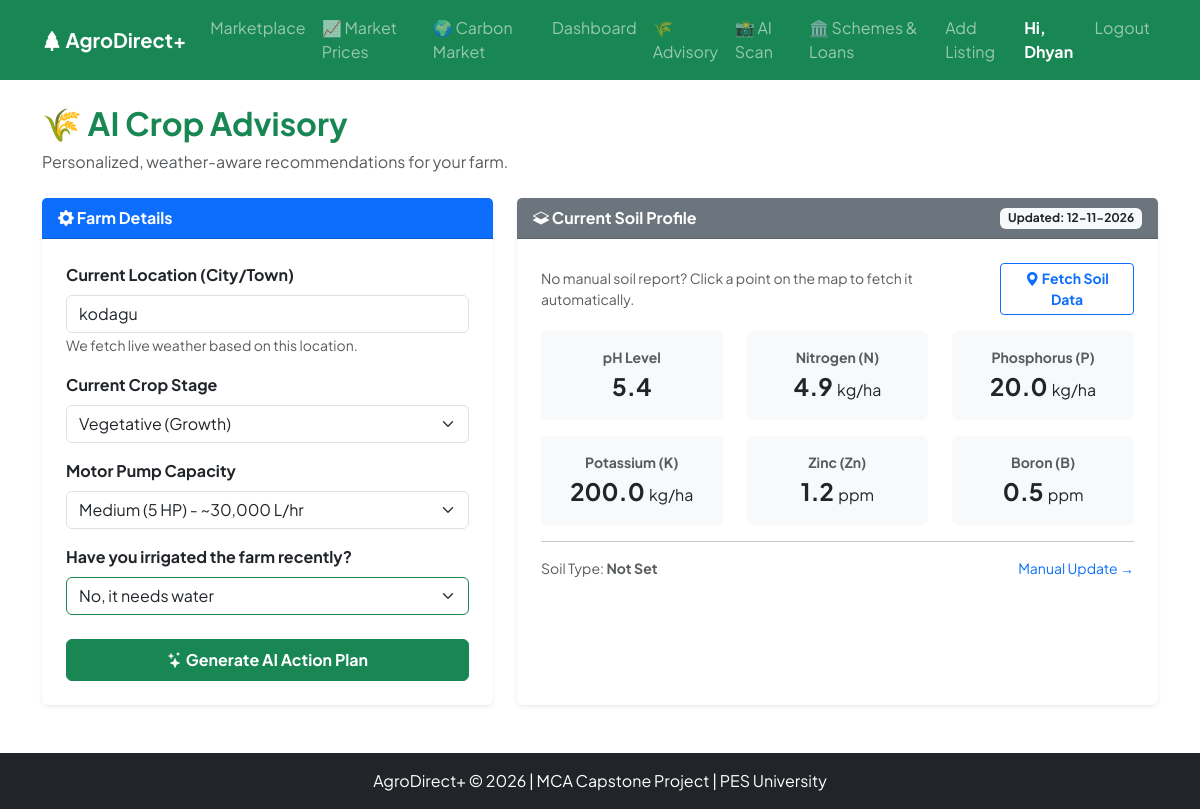
The page /advisory (signed in) on the database its author committed.
### models.py (models this page shows)
class User(UserMixin, db.Model):
    __tablename__ = 'users'
    latitude = db.Column(db.Float)
    longitude = db.Column(db.Float)
    id = db.Column(db.Integer, primary_key=True)
    email = db.Column(db.String(120), unique=True, nullable=False)
    password = db.Column(db.String(200), nullable=False)
    role = db.Column(db.String(20), nullable=False)  # 'farmer', 'buyer', 'admin'
    name = db.Column(db.String(100), nullable=False)
    phone = db.Column(db.String(15))
    state = db.Column(db.String(50))
    district = db.Column(db.String(50))
    location = db.Column(db.String(100)) # NEW: Specific city/town for weather
    language = db.Column(db.String(20), default='English')
    created_at = db.Column(db.DateTime, default=datetime.utcnow)
    land_size_acres = db.Column(db.Float)
    crop_type = db.Column(db.String(50))
    years_experience = db.Column(db.Integer)
    tree_count = db.Column(db.Integer)
    shade_percentage = db.Column(db.Float)
    company_name = db.Column(db.String(150))
    gst_number = db.Column(db.String(20))
    buyer_type = db.Column(db.String(50))
    is_verified = db.Column(db.Boolean, default=False)

class CropStage(db.Model):
    __tablename__ = 'crop_stages'
    id = db.Column(db.Integer, primary_key=True)
    farmer_id = db.Column(db.Integer, db.ForeignKey('users.id'), nullable=False)
    crop_type = db.Column(db.String(50))
    current_stage = db.Column(db.String(50))
    stage_start_date = db.Column(db.Date)
    has_irrigated = db.Column(db.Boolean, default=False) # NEW FIELD
    created_at = db.Column(db.DateTime, default=datetime.utcnow)
    farmer = db.relationship('User', backref='crop_stages')

class SoilReport(db.Model):
    __tablename__ = 'soil_reports'
    id = db.Column(db.Integer, primary_key=True)
    farmer_id = db.Column(db.Integer, db.ForeignKey('users.id'), nullable=False)
    soil_ph = db.Column(db.Float)
    organic_carbon_pct = db.Column(db.Float)
    nitrogen_kg_ha = db.Column(db.Float)
    phosphorus_kg_ha = db.Column(db.Float)
    potassium_kg_ha = db.Column(db.Float)
    zinc_ppm = db.Column(db.Float)
    boron_ppm = db.Column(db.Float)
    soil_moisture = db.Column(db.String(20)) # NEW
    soil_texture = db.Column(db.String(20))  # NEW
    test_date = db.Column(db.Date)
    created_at = db.Column(db.DateTime, default=datetime.utcnow)
    farmer = db.relationship('User', backref='soil_reports')

### app.py (the view)
@app.route('/advisory', methods=['GET', 'POST'])
@login_required
def advisory_dashboard():
    soil = SoilReport.query.filter_by(farmer_id=current_user.id).order_by(SoilReport.created_at.desc()).first()
    stage = CropStage.query.filter_by(farmer_id=current_user.id).order_by(CropStage.created_at.desc()).first()
    return render_template('advisory_dashboard.html', soil=soil, stage=stage)

### app.py (called while the page is built)
@login_manager.user_loader
def load_user(user_id):
    return User.query.get(int(user_id))

### templates/advisory_dashboard.html (shortened to what this page needs)
{% extends "base.html" %}
{% block content %}
<div class="d-flex justify-content-between align-items-center mb-4">
    <div>
        <h2 class="text-success fw-bold">🌾 AI Crop Advisory</h2>
        <p class="text-muted mb-0">Personalized, weather-aware recommendations for your farm.</p>
    </div>
</div>
<div class="row g-4">
    <div class="col-md-5">
        <div class="card shadow-sm border-0 h-100">
            <div class="card-header bg-primary text-white fw-bold">
                <i class="bi bi-gear-fill"></i> Farm Details
            </div>
            <div class="card-body p-4">
                <form method="POST" action="{{ url_for('generate_advisory') }}">
                    <div class="mb-3">
                        <label class="form-label fw-bold">Current Location (City/Town)</label>
                        <input type="text" name="location" class="form-control" value="{{ current_user.location or current_user.district }}" required>
                        <small class="text-muted">We fetch live weather based on this location.</small>
                    </div>
                    <div class="mb-3">
                        <label class="form-label fw-bold">Current Crop Stage</label>
                        <select name="current_stage" class="form-select" required>
                            <option value="vegetative" {% if stage and stage.current_stage == 'vegetative' %}selected{% endif %}>Vegetative (Growth)</option>
                        </select>
                    </div>
                    <div class="mb-3">
                        <label class="form-label fw-bold">Motor Pump Capacity</label>
                        <select name="motor_flow_rate" class="form-select" required>
                            <option value="30000" selected>Medium (5 HP) - ~30,000 L/hr</option>
                        </select>
                    </div>
                    <div class="mb-4">
                        <label class="form-label fw-bold">Have you irrigated the farm recently?</label>
                        <select name="has_irrigated" class="form-select border-success" required>
                            <option value="no" selected>No, it needs water</option>
                        </select>
                    </div>
                    <button type="submit" class="btn btn-success w-100 py-2 fw-bold">
                        <i class="bi bi-stars"></i> Generate AI Action Plan
                    </button>
                </form>
            </div>
        </div>
    </div>
    <div class="col-md-7">
        <div class="card shadow-sm border-0 h-100">
            <div class="card-header bg-secondary text-white fw-bold d-flex justify-content-between align-items-center">
                <span><i class="bi bi-layers-half"></i> Current Soil Profile</span>
                {% if soil %}
                <span class="badge bg-light text-dark">Updated: {{ soil.created_at.strftime('%d-%m-%Y') }}</span>
                {% endif %}
            </div>
            <div class="card-body p-4">
                <div class="d-flex justify-content-between align-items-center mb-3">
                    <p class="text-muted small mb-0">No manual soil report? Click a point on the map to fetch it automatically.</p>
                    <button class="btn btn-sm btn-outline-primary fw-bold" type="button" data-bs-toggle="collapse" data-bs-target="#mapCollapse">
                        <i class="bi bi-geo-alt-fill"></i> Fetch Soil Data
                    </button>
                </div>
                {% if soil %}
                <div class="row text-center">
                    <div class="col-4 mb-3">
                        <div class="p-3 bg-light rounded">
                            <strong class="text-muted d-block small">pH Level</strong>
                            <span class="fs-4 fw-bold text-dark">{{ soil.soil_ph }}</span>
                        </div>
                    </div>
                    <div class="col-4 mb-3">
                        <div class="p-3 bg-light rounded">
                            <strong class="text-muted d-block small">Nitrogen (N)</strong>
                            <span class="fs-4 fw-bold text-dark">{{ soil.nitrogen_kg_ha }} <span class="fs-6 fw-normal">kg/ha</span></span>
                        </div>
                    </div>
                    <div class="col-4 mb-3">
                        <div class="p-3 bg-light rounded">
                            <strong class="text-muted d-block small">Phosphorus (P)</strong>
                            <span class="fs-4 fw-bold text-dark">{{ soil.phosphorus_kg_ha }} <span class="fs-6 fw-normal">kg/ha</span></span>
                        </div>
                    </div>
                    <div class="col-4">
                        <div class="p-3 bg-light rounded">
                            <strong class="text-muted d-block small">Potassium (K)</strong>
                            <span class="fs-4 fw-bold text-dark">{{ soil.potassium_kg_ha }} <span class="fs-6 fw-normal">kg/ha</span></span>
                        </div>
                    </div>
                    <div class="col-4">
                        <div class="p-3 bg-light rounded">
                            <strong class="text-muted d-block small">Zinc (Zn)</strong>
                            <span class="fs-4 fw-bold text-dark">{{ soil.zinc_ppm }} <span class="fs-6 fw-normal">ppm</span></span>
                        </div>
                    </div>
                    <div class="col-4">
                        <div class="p-3 bg-light rounded">
                            <strong class="text-muted d-block small">Boron (B)</strong>
                            <span class="fs-4 fw-bold text-dark">{{ soil.boron_ppm }} <span class="fs-6 fw-normal">ppm</span></span>
                        </div>
                    </div>
                </div>
                <hr>
                <div class="d-flex justify-content-between text-muted small">
                    <span>Soil Type: <strong>{{ soil.soil_texture or 'Not Set' }}</strong></span>
                    <a href="{{ url_for('soil_input') }}" class="text-decoration-none">Manual Update →</a>
                </div>
                {% endif %}
            </div>
        </div>
    </div>
</div>
{% endblock %}

### templates/base.html (shortened to what this page needs)
<!DOCTYPE html>
<html lang="en">
<head>
    <link href="https://cdn.jsdelivr.net/npm/bootstrap@5.3.0/dist/css/bootstrap.min.css" rel="stylesheet">
    <link rel="stylesheet" href="https://cdn.jsdelivr.net/npm/bootstrap-icons@1.11.0/font/bootstrap-icons.css">
    <link rel="stylesheet" href="https://unpkg.com/leaflet@1.9.4/dist/leaflet.css" />
    <link rel="stylesheet" href="https://unpkg.com/leaflet@1.9.4/dist/leaflet.css" />
    <link rel="stylesheet" href="{{ url_for('static', filename='css/style.css') }}">
</head>
<body>
    <nav class="navbar navbar-expand-lg navbar-dark bg-success">
        <div class="container">
            <a class="navbar-brand fw-bold" href="{{ url_for('index') }}">
                <i class="bi bi-tree-fill"></i> AgroDirect+
            </a>
            <div class="collapse navbar-collapse" id="navMenu">
                <ul class="navbar-nav ms-auto">
                    {% if current_user.is_authenticated %}
                        <li class="nav-item"><a class="nav-link" href="{{ url_for('marketplace') }}">Marketplace</a></li>
                        <li class="nav-item"><a class="nav-link" href="{{ url_for('market_prices') }}">📈 Market Prices</a></li>
                        <li class="nav-item"><a class="nav-link" href="{{ url_for('carbon_marketplace') }}">🌍 Carbon Market</a></li>
                        {% if current_user.role == 'farmer' %}
                            <li class="nav-item"><a class="nav-link" href="{{ url_for('farmer_dashboard') }}">Dashboard</a></li>
                            <li class="nav-item"><a class="nav-link" href="{{ url_for('advisory_dashboard') }}">🌾 Advisory</a></li>
                            <li class="nav-item"><a class="nav-link" href="{{ url_for('disease_detector') }}">📸 AI Scan</a></li>
                            <li class="nav-item"><a class="nav-link" href="{{ url_for('schemes_dashboard') }}">🏛️ Schemes & Loans</a></li>
                            <li class="nav-item"><a class="nav-link" href="{{ url_for('add_listing') }}">Add Listing</a></li>
                        {% elif current_user.role == 'buyer' %}
                            <li class="nav-item"><a class="nav-link" href="{{ url_for('buyer_dashboard') }}">Dashboard</a></li>
                        {% elif current_user.role == 'admin' %}
                            <li class="nav-item"><a class="nav-link" href="{{ url_for('admin_dashboard') }}">Admin Panel</a></li>
                        {% endif %}
                        <li class="nav-item"><span class="nav-link text-white fw-bold">Hi, {{ current_user.name }}</span></li>
                        <li class="nav-item"><a class="nav-link" href="{{ url_for('logout') }}">Logout</a></li>
                    {% endif %}
                </ul>
            </div>
        </div>
    </nav>
    <div class="container mt-4">
        {% block content %}{% endblock %}
    </div>
    <footer class="bg-dark text-white text-center py-3 mt-5">
        <p class="mb-0">AgroDirect+ &copy; 2026 | MCA Capstone Project | PES University</p>
    </footer>
</body>
</html>

### static/css/style.css (style rules this page uses)
:root { --primary-green: #198754; --dark-green: #0f5132; --deep-bg: #0a1f14; --text-dark: #1e293b; --text-muted: #64748b; }
body { font-family: 'Plus Jakarta Sans', sans-serif; background-color: #ffffff; color: var(--text-dark); overflow-x: hidden; }

### rows shown on the page
User: name "Dhyan", location "kodagu"
CropStage: current_stage "Vegetative (Growth)"
SoilReport: created_at "12-11-2026", soil_ph "5.4", nitrogen_kg_ha "4.9", phosphorus_kg_ha "20.0", potassium_kg_ha "200.0", zinc_ppm "1.2", boron_ppm "0.5", soil_texture "Not Set"
